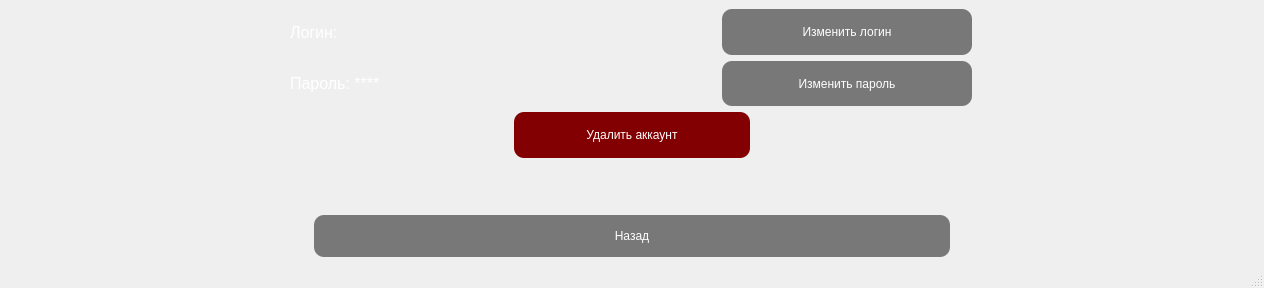
<?xml version="1.0" encoding="UTF-8"?>
<ui version="4.0">
 <class>MainWindow</class>
 <widget class="QMainWindow" name="MainWindow">
  <property name="geometry">
   <rect>
    <x>0</x>
    <y>0</y>
    <width>1264</width>
    <height>288</height>
   </rect>
  </property>
  <property name="sizePolicy">
   <sizepolicy hsizetype="MinimumExpanding" vsizetype="MinimumExpanding">
    <horstretch>0</horstretch>
    <verstretch>0</verstretch>
   </sizepolicy>
  </property>
  <property name="windowTitle">
   <string>Профиль</string>
  </property>
  <property name="windowIcon">
   <iconset>
    <normalon>../media/minesweeper_redbomb.png</normalon>
   </iconset>
  </property>
  <property name="styleSheet">
   <string notr="true">QMainWindow {
background-image: url('media/logo_back.tif');
background-position: left;
background-size: cover;
}</string>
  </property>
  <widget class="QWidget" name="centralwidget">
   <property name="styleSheet">
    <string notr="true"/>
   </property>
   <layout class="QGridLayout" name="gridLayout">
    <item row="0" column="0">
     <layout class="QVBoxLayout" name="verticalLayout">
      <item>
       <layout class="QHBoxLayout" name="horizontalLayout">
        <property name="spacing">
         <number>0</number>
        </property>
        <property name="leftMargin">
         <number>250</number>
        </property>
        <property name="rightMargin">
         <number>250</number>
        </property>
        <item>
         <widget class="QLabel" name="login_label">
          <property name="sizePolicy">
           <sizepolicy hsizetype="Preferred" vsizetype="Preferred">
            <horstretch>0</horstretch>
            <verstretch>0</verstretch>
           </sizepolicy>
          </property>
          <property name="maximumSize">
           <size>
            <width>401</width>
            <height>42</height>
           </size>
          </property>
          <property name="font">
           <font>
            <pointsize>12</pointsize>
           </font>
          </property>
          <property name="styleSheet">
           <string notr="true">QLabel {
        color: white; /* Белый цвет текста */
    }</string>
          </property>
          <property name="text">
           <string>Логин: </string>
          </property>
         </widget>
        </item>
        <item>
         <widget class="QPushButton" name="change_login">
          <property name="sizePolicy">
           <sizepolicy hsizetype="Minimum" vsizetype="Minimum">
            <horstretch>0</horstretch>
            <verstretch>0</verstretch>
           </sizepolicy>
          </property>
          <property name="minimumSize">
           <size>
            <width>230</width>
            <height>40</height>
           </size>
          </property>
          <property name="maximumSize">
           <size>
            <width>250</width>
            <height>50</height>
           </size>
          </property>
          <property name="styleSheet">
           <string notr="true">QPushButton {
        background-color: rgb(120, 120, 120); /* Приглушенный красный цвет */
        color: white; /* Белый цвет текста */
        border: none; /* Убирает рамку, при необходимости */
        padding: 8px; /* Отступы внутри кнопки */
		border-radius: 10px; /* Закругление углов кнопки */
    }
    QPushButton:hover {
        background-color: rgb(168, 168, 168); /* Цвет при наведении */
    }
    QPushButton:pressed {
        background-color: rgb(207, 207, 207); /* Цвет при нажатии */
    }</string>
          </property>
          <property name="text">
           <string>Изменить логин</string>
          </property>
         </widget>
        </item>
       </layout>
      </item>
      <item>
       <layout class="QHBoxLayout" name="horizontalLayout_2">
        <property name="spacing">
         <number>0</number>
        </property>
        <property name="leftMargin">
         <number>250</number>
        </property>
        <property name="rightMargin">
         <number>250</number>
        </property>
        <item>
         <widget class="QLabel" name="label_2">
          <property name="sizePolicy">
           <sizepolicy hsizetype="Preferred" vsizetype="Preferred">
            <horstretch>0</horstretch>
            <verstretch>0</verstretch>
           </sizepolicy>
          </property>
          <property name="maximumSize">
           <size>
            <width>401</width>
            <height>42</height>
           </size>
          </property>
          <property name="font">
           <font>
            <pointsize>12</pointsize>
           </font>
          </property>
          <property name="styleSheet">
           <string notr="true">QLabel {
        color: white; /* Белый цвет текста */
    }</string>
          </property>
          <property name="text">
           <string>Пароль: ****</string>
          </property>
         </widget>
        </item>
        <item>
         <widget class="QPushButton" name="change_passw">
          <property name="sizePolicy">
           <sizepolicy hsizetype="Minimum" vsizetype="Minimum">
            <horstretch>0</horstretch>
            <verstretch>0</verstretch>
           </sizepolicy>
          </property>
          <property name="minimumSize">
           <size>
            <width>230</width>
            <height>40</height>
           </size>
          </property>
          <property name="maximumSize">
           <size>
            <width>250</width>
            <height>50</height>
           </size>
          </property>
          <property name="styleSheet">
           <string notr="true">QPushButton {
        background-color: rgb(120, 120, 120); /* Приглушенный красный цвет */
        color: white; /* Белый цвет текста */
        border: none; /* Убирает рамку, при необходимости */
        padding: 8px; /* Отступы внутри кнопки */
		border-radius: 10px; /* Закругление углов кнопки */
    }
    QPushButton:hover {
        background-color: rgb(168, 168, 168); /* Цвет при наведении */
    }
    QPushButton:pressed {
        background-color: rgb(207, 207, 207); /* Цвет при нажатии */
    }</string>
          </property>
          <property name="text">
           <string>Изменить пароль</string>
          </property>
         </widget>
        </item>
       </layout>
      </item>
      <item>
       <layout class="QVBoxLayout" name="verticalLayout_2">
        <property name="spacing">
         <number>0</number>
        </property>
        <property name="leftMargin">
         <number>505</number>
        </property>
        <property name="rightMargin">
         <number>505</number>
        </property>
        <item>
         <widget class="QPushButton" name="delete_acc">
          <property name="sizePolicy">
           <sizepolicy hsizetype="Minimum" vsizetype="Minimum">
            <horstretch>0</horstretch>
            <verstretch>0</verstretch>
           </sizepolicy>
          </property>
          <property name="minimumSize">
           <size>
            <width>230</width>
            <height>40</height>
           </size>
          </property>
          <property name="maximumSize">
           <size>
            <width>250</width>
            <height>50</height>
           </size>
          </property>
          <property name="styleSheet">
           <string notr="true">QPushButton {
        background-color: rgb(131, 0, 2); /* Приглушенный красный цвет */
        color: white; /* Белый цвет текста */
        border: none; /* Убирает рамку, при необходимости */
        padding: 8px; /* Отступы внутри кнопки */
		border-radius: 10px; /* Закругление углов кнопки */
    }
    QPushButton:hover {
        background-color: rgb(190, 0, 3); /* Цвет при наведении */
    }
    QPushButton:pressed {
        background-color: #bb3333; /* Цвет при нажатии */
    }</string>
          </property>
          <property name="text">
           <string>Удалить аккаунт</string>
          </property>
         </widget>
        </item>
       </layout>
      </item>
      <item>
       <layout class="QHBoxLayout" name="horizontalLayout_5">
        <item>
         <widget class="QLabel" name="error_label">
          <property name="maximumSize">
           <size>
            <width>1238</width>
            <height>47</height>
           </size>
          </property>
          <property name="font">
           <font>
            <pointsize>12</pointsize>
           </font>
          </property>
          <property name="styleSheet">
           <string notr="true">color: red;</string>
          </property>
          <property name="text">
           <string/>
          </property>
          <property name="alignment">
           <set>Qt::AlignCenter</set>
          </property>
         </widget>
        </item>
       </layout>
      </item>
      <item>
       <layout class="QHBoxLayout" name="horizontalLayout_3">
        <property name="spacing">
         <number>0</number>
        </property>
        <property name="leftMargin">
         <number>305</number>
        </property>
        <property name="rightMargin">
         <number>305</number>
        </property>
        <item>
         <widget class="QPushButton" name="exit">
          <property name="minimumSize">
           <size>
            <width>630</width>
            <height>32</height>
           </size>
          </property>
          <property name="maximumSize">
           <size>
            <width>650</width>
            <height>42</height>
           </size>
          </property>
          <property name="styleSheet">
           <string notr="true">QPushButton {
        background-color: rgb(120, 120, 120); /* Приглушенный красный цвет */
        color: white; /* Белый цвет текста */
        border: none; /* Убирает рамку, при необходимости */
        padding: 8px; /* Отступы внутри кнопки */
		border-radius: 10px; /* Закругление углов кнопки */
    }
    QPushButton:hover {
        background-color: rgb(168, 168, 168); /* Цвет при наведении */
    }
    QPushButton:pressed {
        background-color: rgb(207, 207, 207); /* Цвет при нажатии */
    }</string>
          </property>
          <property name="text">
           <string>Назад</string>
          </property>
         </widget>
        </item>
       </layout>
      </item>
     </layout>
    </item>
   </layout>
  </widget>
  <widget class="QMenuBar" name="menubar">
   <property name="geometry">
    <rect>
     <x>0</x>
     <y>0</y>
     <width>1264</width>
     <height>25</height>
    </rect>
   </property>
  </widget>
  <widget class="QStatusBar" name="statusbar"/>
 </widget>
 <resources/>
 <connections/>
</ui>
